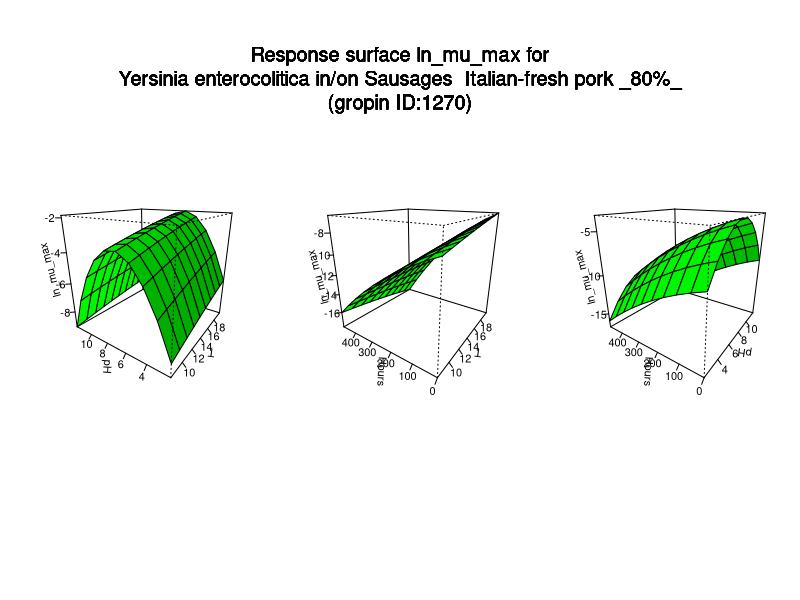

This chart was generated by the following R code:
#############################
# start of Parameter script
#############################
T <- seq(8.008,19.98001998002,length.out=10)
pH <- seq(2.002,11.988011988012,length.out=10)
Hours <- seq(0,479.52047952048,length.out=10)
#############################
# end of Parameter script
#############################
############################# 
# start of Model script Gropin ID 1270 
#############################
 
# constant coefficients for this model
 
variables <- data.frame(T,pH,Hours)
argumentsPar <- unique.data.frame(expand.grid(variables))
 
# heart of the model
response_surface <- function(T,pH,Hours) {
   mumax <-13.616*(-1)+0.203*T+3.0026*pH+8.42249*((17.4+0.0311*Hours+0.001036*T*Hours)/100)-0.00629*T*pH+0.11391*T*((17.4+0.0311*Hours+0.001036*T*Hours)/100)-0.00217*T^2-0.2171*pH^2-93.4381*((17.4+0.0311*Hours+0.001036*T*Hours)/100)^2

	return(mumax=mumax)
} 

# output parameters
responseSurface <- cbind(argumentsPar,response_surface(argumentsPar['T'],argumentsPar['pH'],argumentsPar['Hours']))
colnames(responseSurface) <- c(colnames(argumentsPar),'lnmumax')
#############################
# End of Model script
#############################
############################# 
# start of Visualisation script Gropin ID 1270 
#############################
titleText <-'Response surface ln_mu_max for
Yersinia enterocolitica in/on Sausages  Italian-fresh pork _80%_
(gropin ID:1270)'
argPar1 <- unique.data.frame(expand.grid(T,pH))
argPar2 <- unique.data.frame(expand.grid(T,Hours))
argPar3 <- unique.data.frame(expand.grid(pH,Hours))
z1 <- matrix(unlist(response_surface(T = argPar1[1],pH = argPar1[2],Hours = Hours[1])),nrow=10)
z2 <- matrix(unlist(response_surface(T = argPar2[1],Hours = argPar2[2],pH = pH[1])),nrow=10)
z3 <- matrix(unlist(response_surface(pH = argPar3[1],Hours = argPar3[2],T = T[1])),nrow=10)
# adding precaution if response surface is zero
myZLim1 <- range(z1)
if(myZLim1[1] == myZLim1[2]) myZLim1[2] <- myZLim1[2]+1
myZLim2 <- range(z2)
if(myZLim2[1] == myZLim2[2]) myZLim2[2] <- myZLim2[2]+1
myZLim3 <- range(z3)
if(myZLim3[1] == myZLim3[2]) myZLim3[2] <- myZLim3[2]+1
if(length(T)>1 & length(pH)>1 & length(Hours)>1) {
	par(mfrow = c(1,3))
	persp(T,pH,z1,col = 'green',xlab='T',ylab='pH',zlab='ln_mu_max',zlim=myZLim1,theta=305,phi=20,shade=0.25,ticktype = 'detailed')
	persp(T,Hours,z2,col = 'green',xlab='T',ylab='Hours',zlab='ln_mu_max',zlim=myZLim2,theta=305,phi=20,shade=0.25,ticktype = 'detailed')
	persp(pH,Hours,z3,col = 'green',xlab='pH',ylab='Hours',zlab='ln_mu_max',zlim=myZLim3,theta=305,phi=20,shade=0.25,ticktype = 'detailed')
	mtext(titleText,outer=T,  cex=1.2, line=-8.5, side=3)
} else {
		myPars <- unique.data.frame(expand.grid(T,pH,Hours))
		myZ <-matrix(unlist(response_surface(myPars[,1],myPars[,2],myPars[,3])),nrow=10)
		myZLim <- range(myZ)
if(myZLim[1] == myZLim[2]) myZLim[2] <- myZLim[2]+1
	if(length(Hours)==1) {
		persp(T,pH,myZ,col = 'green',xlab='T',ylab='pH',zlab='ln_mu_max',main=titleText,sub=paste('other variable: Hours =',round(Hours,digits = 2)),zlim=myZLim,theta=305,phi=20,shade=0.25,ticktype = 'detailed')
	}
	if(length(pH)==1) {
		persp(T,Hours,myZ,col = 'green',xlab='T',ylab='Hours',zlab='ln_mu_max',main=titleText,sub=paste('other variable: pH =',round(pH,digits = 2)),zlim=myZLim,theta=305,phi=20,shade=0.25,ticktype = 'detailed')
	}
	if(length(T)==1) {
		persp(pH,Hours,myZ,col = 'green',xlab='pH',ylab='Hours',zlab='ln_mu_max',main=titleText,sub=paste('other variable: T =',round(T,digits = 2)),zlim=myZLim,theta=305,phi=20,shade=0.25,ticktype = 'detailed')
	}
}
#############################
# End of Visualisation script
#############################
